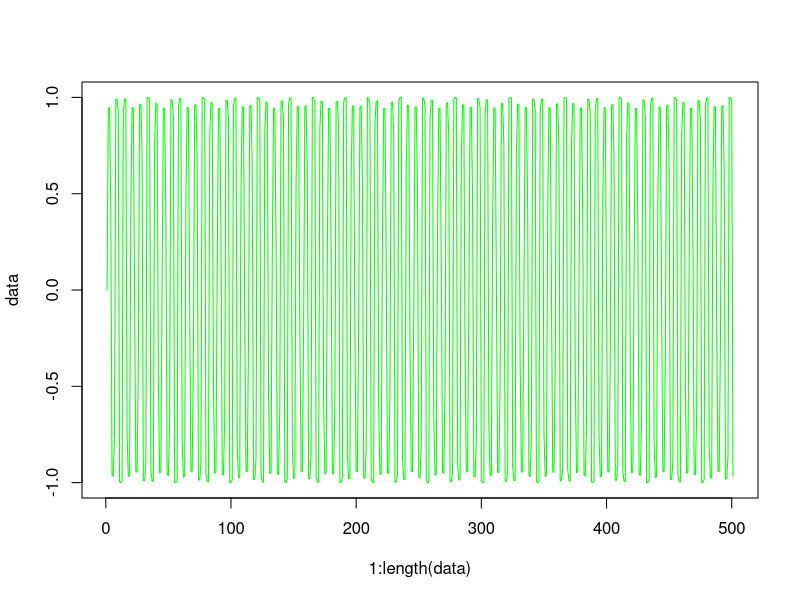

Write R code to recreate this figure.
f <- function(k) {
  return (sin(k+sin(2*k)))
}

data <- rep(0, 500)
for (k in 1 : 500) {
  data[k+1] <- f(k)
}

plot(1:length(data), data, type="l", col="green")

write(data, file = "TimeSeries2.txt", ncolumns = 1, append = FALSE, sep = " ")

#fd <- rep(0, length(data));
#for(k in 2 : length(data)) {
#  fd[k] <- data[k-1]
#}
#plot(fd, data, type="l", col="blue")